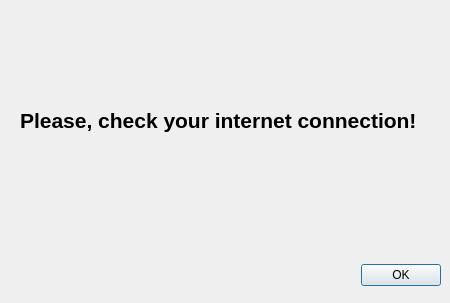
<?xml version="1.0" encoding="UTF-8"?>
<ui version="4.0">
 <class>Dialog</class>
 <widget class="QDialog" name="Dialog">
  <property name="geometry">
   <rect>
    <x>0</x>
    <y>0</y>
    <width>450</width>
    <height>303</height>
   </rect>
  </property>
  <property name="windowTitle">
   <string>Dialog</string>
  </property>
  <widget class="QDialogButtonBox" name="buttonBox">
   <property name="geometry">
    <rect>
     <x>360</x>
     <y>260</y>
     <width>81</width>
     <height>31</height>
    </rect>
   </property>
   <property name="orientation">
    <enum>Qt::Horizontal</enum>
   </property>
   <property name="standardButtons">
    <set>QDialogButtonBox::Ok</set>
   </property>
  </widget>
  <widget class="QLabel" name="label">
   <property name="geometry">
    <rect>
     <x>20</x>
     <y>100</y>
     <width>401</width>
     <height>41</height>
    </rect>
   </property>
   <property name="font">
    <font>
     <family>Arial</family>
     <pointsize>16</pointsize>
     <weight>75</weight>
     <bold>true</bold>
    </font>
   </property>
   <property name="text">
    <string>Please, check your internet connection!</string>
   </property>
  </widget>
 </widget>
 <resources/>
 <connections>
  <connection>
   <sender>buttonBox</sender>
   <signal>accepted()</signal>
   <receiver>Dialog</receiver>
   <slot>accept()</slot>
   <hints>
    <hint type="sourcelabel">
     <x>248</x>
     <y>254</y>
    </hint>
    <hint type="destinationlabel">
     <x>157</x>
     <y>274</y>
    </hint>
   </hints>
  </connection>
  <connection>
   <sender>buttonBox</sender>
   <signal>rejected()</signal>
   <receiver>Dialog</receiver>
   <slot>reject()</slot>
   <hints>
    <hint type="sourcelabel">
     <x>316</x>
     <y>260</y>
    </hint>
    <hint type="destinationlabel">
     <x>286</x>
     <y>274</y>
    </hint>
   </hints>
  </connection>
 </connections>
</ui>
